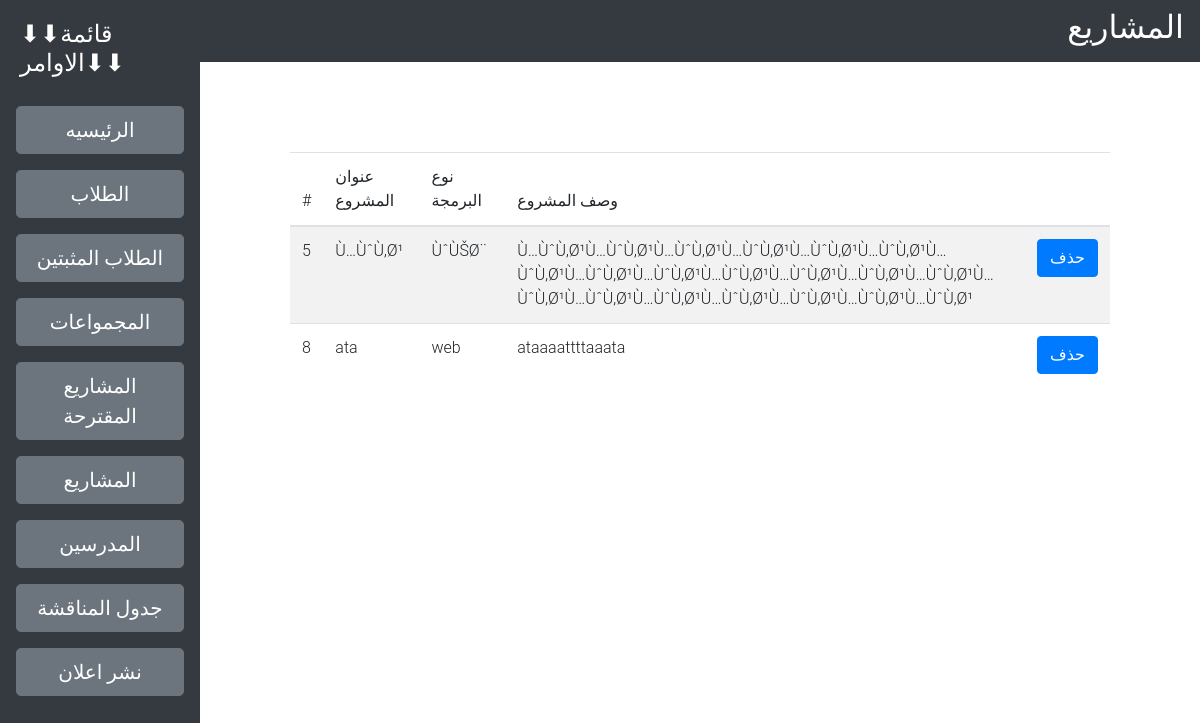
/projecta.php, run on the app's committed database.
### tables this page shows
CREATE TABLE `project` (
  `id` int(11) NOT NULL,
  `tp` varchar(50) NOT NULL,
  `typ` varchar(50) NOT NULL,
  `dp` varchar(200) NOT NULL,
  `active` int(11) NOT NULL
);

### projecta.php (the view, shortened to what this page needs)
<?php
$server = 'localhost';
$user = 'root';
$password = '';
$db_name = 'm';
$conn = new mysqli($server,$user,$password,$db_name);
?>
<!DOCTYPE html>
<html lang="en">
<head>
    <link rel="stylesheet" href="css/style.css">
    <link rel="stylesheet" href="https://stackpath.bootstrapcdn.com/bootstrap/4.3.1/css/bootstrap.min.css">
</head>
<body >
    <div class="row mx-0">
    <div class="col-2" style="padding: 0px"  >
        <div class=" bg-dark" >
        <ul class="nav flex-column">
            <li class="nav-item" >
          <h4 class="text-white" style="margin:20px" >⬇⬇قائمة الاوامر⬇⬇</h4>
      </li>
    <li class="nav-item">
       <a class="nav-link" href="admin.php"> <button type="button" class="btn btn-secondary btn-lg btn-block">الرئيسيه</button>
</a>
      </li>
             <li class="nav-item">
       <a class="nav-link active" href="student.php"><button type="button" class="btn btn-secondary btn-lg btn-block">الطلاب</button>
</a>
      </li>
      <li class="nav-item">
       <a class="nav-link active" href="studenta.php"><button type="button" class="btn btn-secondary btn-lg btn-block">الطلاب المثبتين</button>
</a>
      </li>
      <li class="nav-item">
            <a class="nav-link active" href="gro.php"><button type="button" class="btn btn-secondary btn-lg btn-block">المجمواعات</button>
</a>
      </li>
      <li class="nav-item">
       <a class="nav-link" href="project.php"> <button type="button" class="btn btn-secondary btn-lg btn-block">المشاريع المقترحة</button>
</a>
      </li>
     <li class="nav-item">
       <a class="nav-link" href="projecta.php"> <button type="button" class="btn btn-secondary btn-lg btn-block">المشاريع</button>
</a>
      </li>
    <li class="nav-item">
       <a class="nav-link" href="tech.php"> <button type="button" class="btn btn-secondary btn-lg btn-block">المدرسين</button>
</a>
      </li>
    <li class="nav-item">
       <a class="nav-link" href="shda.php"> <button type="button" class="btn btn-secondary btn-lg btn-block">جدول المناقشة</button>
</a>
      </li>
             <li class="nav-item">
       <a class="nav-link" href="aa.php"> <button type="button" class="btn btn-secondary btn-lg btn-block">نشر اعلان</button>
</a>
      </li>
        <br><br><br>
      </ul>
    </div>
    </div>
       <div class="col-10 " style="padding: 0px ">
        <nav class="navbar navbar-dark bg-dark">
  <h2 class="text-white"> المشاريع</h2>
</nav>
    <div style="padding: 90PX"  >
      <table class="table table-striped">
  <thead>
    <tr>
      <th scope="col">#</th>
      <th scope="col">عنوان المشروع</th>
      <th scope="col">نوع البرمجة</th>
      <th scope="col">وصف المشروع</th>
        <th scope="col"></th>
    </tr>
  </thead>
              <tbody>
   <?php
            $sql = "SELECT * FROM project WHERE active = '1'";
            $result = mysqli_query($conn, $sql);
            while($row = mysqli_fetch_assoc($result)) {
            ?>
            <tr>
                <td><?= $row['id'] ?></td>
                <td><?= $row['tp'] ?></td>
                <td><?= $row['typ'] ?></td>
                 <td><?= $row['dp'] ?></td>
                  <td><form action="delproj.php?n1=<?= $row['id'] ?>" method="post"> <button class="btn btn-primary"  type="submit"> حذف</button>  </form></td>
            </tr>
            <?php }
            ?>
  </tbody>
        </table><br>
</div>
    </div>
    </div>
</body>
</html>

### css/style.css (style rules this page uses)
* { margin: 0; font-family: "Roboto", sans-serif, "Helvetica", sans-serif; font-weight: 300; }
.btn { background: #efefef; padding: 10px 15px; text-decoration: none; border-radius: 3px; color: #000; font-weight: 400; }
.container h1, h2, h3 { margin-top: 15px; margin-left: 0; font-weight: 400; }

### data on the page
project: id "5", tp "Ù…ÙˆÙ‚Ø¹", typ "ÙˆÙŠØ¨", dp "Ù…ÙˆÙ‚Ø¹Ù…ÙˆÙ‚Ø¹Ù…ÙˆÙ‚Ø¹Ù…ÙˆÙ‚Ø¹Ù…ÙˆÙ‚Ø¹Ù…ÙˆÙ‚Ø¹Ù…ÙˆÙ‚Ø¹Ù…ÙˆÙ‚Ø¹Ù…ÙˆÙ‚Ø¹Ù…ÙˆÙ‚Ø¹Ù…ÙˆÙ‚Ø¹Ù…ÙˆÙ‚Ø¹Ù…ÙˆÙ‚Ø¹Ù…ÙˆÙ‚Ø¹Ù…ÙˆÙ‚Ø¹Ù…ÙˆÙ‚Ø¹Ù…ÙˆÙ‚Ø¹Ù…ÙˆÙ‚Ø¹Ù…ÙˆÙ‚Ø¹Ù…ÙˆÙ‚Ø¹"
project: id "8", tp "ata", typ "web", dp "ataaaattttaaata"
